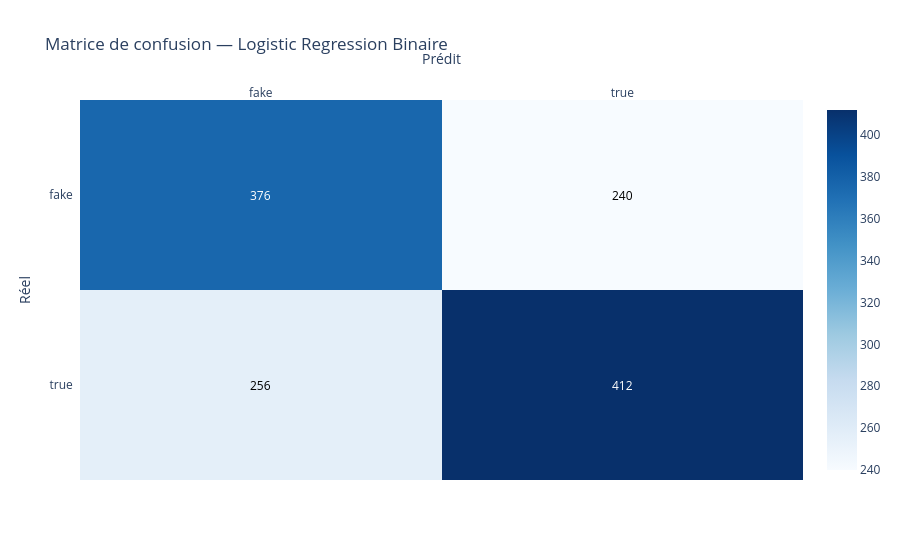

The cell this chart's notebook holds for it:
### Code cell
cm_bin = confusion_matrix(y_valid_bin, y_pred_bin, labels=["fake", "true"])

fig = ff.create_annotated_heatmap(
    z=cm_bin,
    x=["fake", "true"],
    y=["fake", "true"],
    colorscale="Blues",
    showscale=True
)

fig.update_layout(
    title="Matrice de confusion — Logistic Regression Binaire",
    xaxis_title="Prédit",
    yaxis_title="Réel",
    yaxis={"autorange": "reversed"}
)

fig.show()

### Figure 1 — Plotly figure (JSON) as saved in the notebook; plotly's stock layout.template omitted (floating-point values rounded to 4 significant figures)
{"data": [{"colorscale": [[0, "rgb(247,251,255)"], [0.125, "rgb(222,235,247)"], [0.25, "rgb(198,219,239)"], [0.375, "rgb(158,202,225)"], [0.5, "rgb(107,174,214)"], [0.625, "rgb(66,146,198)"], [0.75, "rgb(33,113,181)"], [0.875, "rgb(8,81,156)"], [1, "rgb(8,48,107)"]], "reversescale": false, "showscale": true, "type": "heatmap", "x": ["fake", "true"], "y": ["fake", "true"], "z": [[376, 240], [256, 412]]}], "layout": {"annotations": [{"font": {"color": "#FFFFFF"}, "showarrow": false, "text": "376", "x": "fake", "xref": "x", "y": "fake", "yref": "y"}, {"font": {"color": "#000000"}, "showarrow": false, "text": "240", "x": "true", "xref": "x", "y": "fake", "yref": "y"}, {"font": {"color": "#000000"}, "showarrow": false, "text": "256", "x": "fake", "xref": "x", "y": "true", "yref": "y"}, {"font": {"color": "#FFFFFF"}, "showarrow": false, "text": "412", "x": "true", "xref": "x", "y": "true", "yref": "y"}], "title": {"text": "Matrice de confusion — Logistic Regression Binaire"}, "xaxis": {"dtick": 1, "gridcolor": "rgb(0, 0, 0)", "side": "top", "ticks": "", "title": {"text": "Prédit"}}, "yaxis": {"autorange": "reversed", "dtick": 1, "ticks": "", "ticksuffix": "  ", "title": {"text": "Réel"}}}}
